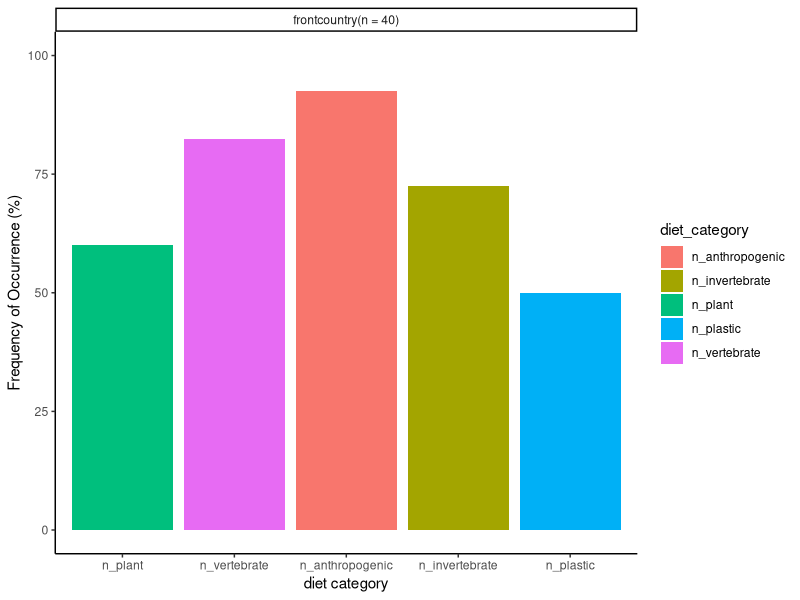
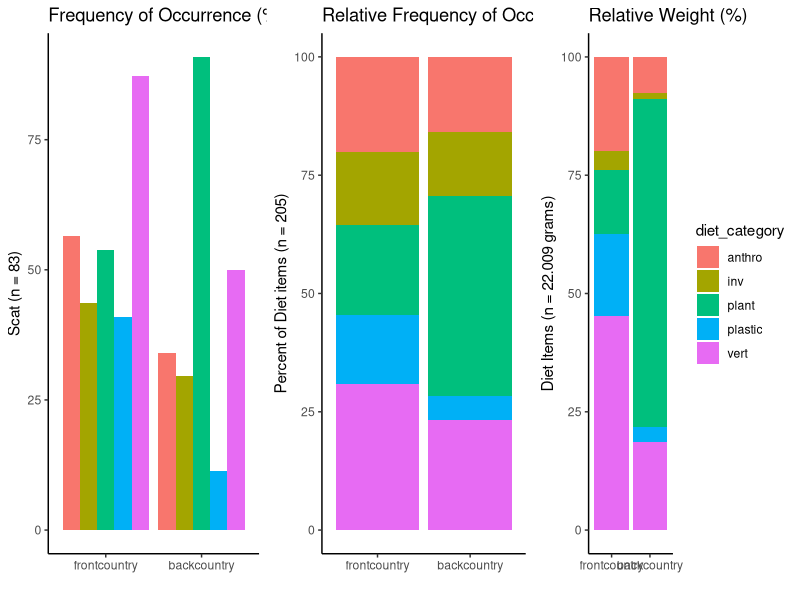

The R source for these figures, in order:
# create site metric tables and plot them as a stacked bar plot 

# set up libraries 
library(tidyverse)

# load data 
site <- read.csv("data/1_site_data.csv", strip.white = T)
scat <- read.csv("data/2_scat_data.csv", strip.white = T)
# remove scats not confirmed as ringtail 
scat <- scat %>% 
  dplyr::filter(ringtail_confirmed == "yes")
frags <- read.csv("data/3_fragment_data.csv", strip.white = T)

# merge scat and site data
scat <- left_join(scat, site, by = "site_id")
n_scat <- nrow(scat)

# construct Table 1.: full population frequency
F_frags <- frags %>% 
  group_by(fragment_type) %>% 
  summarise(`F` = n_distinct(segment_id),
            frags = n(),
            weight = sum(fragment_weight))
total_frags <- sum(F_frags$`F`)
total_weight <- sum(F_frags$weight)

# make into percentages 
F_frags$FO <- round(F_frags$`F`/83*100, 2)
F_frags$RFO <- round(F_frags$`F` / total_frags*100, 2)
F_frags$RW <- round(F_frags$weight /total_weight*100, 2)

# Ouptut Table 1 
print(F_frags[c(2,3,5,1,4), c(1,2,5:7)]) 

# calculate frequency of occurrence by site
site_F <- scat %>% 
  group_by(tourism_level) %>% 
  summarise(n_plastic = sum(plastic == 1), 
            n_anthropogenic = sum(anthropogenic == 1),
            n_invertebrate = sum(invertebrate == 1),
            n_vertebrate = sum(vertebrate == 1),
            n_plant = sum(plant == 1))

site_F_long <- site_F %>% 
  pivot_longer(
    cols = starts_with("n_"),
    names_to = "diet_category",
    values_to = "frequency",
    values_drop_na = TRUE
  )

site_F_long$site_type = ifelse(site_F_long$tourism_level == "backcountry", "backcountry (n = 43)","frontcountry(n = 40)")
site_F_long$FO <- ifelse(site_F_long$tourism_level == "backcountry", round(site_F_long$frequency/43*100,2),round(site_F_long$frequency/40*100,2))

site_by_diet_plot <- ggplot(site_F_long, aes(x = reorder(diet_category, -FO), y = FO, fill = diet_category)) + 
  geom_bar(stat="identity") + 
  facet_grid(~site_type) + 
  labs(x = "diet category", y = "Frequency of Occurrence (%)") + 
  scale_y_continuous(limits = c(0,100)) + 
  theme_classic() 
  # annotate("text", )
site_by_diet_plot 


## make a stacked bar plot of % relative frequency of occurrence by site
# merge frags and site data 
frags <- left_join(frags, site, by = "site_id")
n_frags <- nrow(frags)
frags$fragment_weight <- as.numeric(frags$fragment_weight)
sum_frags <- sum(frags$fragment_weight)

# make a site type table with frequency and sum weight 
site_F <- frags %>% 
  group_by(vehicle_access) %>% 
  summarise(scats = n_distinct(segment_id),
            frags = n(),
            weight = sum(fragment_weight),
            n_frag_plastic = length(fragment_type[fragment_type=="Plastic"]), 
            weight_plastic = sum(fragment_weight[fragment_type=="Plastic"]),
            n_frag_anthro = length(fragment_type[fragment_type=="Anthropogenic"]),
            weight_anthro = sum(fragment_weight[fragment_type=="Anthropogenic"]),
            n_frag_inv =  length(fragment_type[fragment_type=="Invertebrate"]),
            weight_inv = sum(fragment_weight[fragment_type=="Invertebrate"]),
            n_frag_vert =length(fragment_type[fragment_type=="Vertebrate"]),
            weight_vert = sum(fragment_weight[fragment_type=="Vertebrate"]),
            n_frag_plant = length(fragment_type[fragment_type=="Plant"]), 
            weight_plant = sum(fragment_weight[fragment_type=="Plant"]))

# make longer for stacked bar plot to calculate relative frequency 
site_FR <- site_F %>% 
  pivot_longer(
    cols = starts_with("n_"),
    names_to = "diet_category",
    values_to = "frequency",
    values_drop_na = TRUE
)
site_FR <- site_FR[,c(1,2,3,10,11)]
site_FR$diet_category <- str_sub(site_FR$diet_category, 8, -1)
site_FR$pct_frequency_occurrence <- round(site_FR$frequency/site_FR$scats*100, 2)
site_FR$pct_relative_frequency <- round(site_FR$frequency/site_FR$frags*100, 2)

# make longer for stacked bar plot to calculate % weight 
site_W <- site_F %>% 
  pivot_longer(
    cols = starts_with("weight_"),
    names_to = "diet_category",
    values_to = "frag_weight",
    values_drop_na = TRUE
  )
site_W <- site_W[,c(1,2,4,10,11)]
site_W$diet_category <- str_sub(site_W$diet_category, 8, -1)
site_W$pct_weight <- round(site_W$frag_weight/site_W$weight*100, 2)

# merge 
site_diet_metrics <- full_join(site_FR, site_W, by = c("vehicle_access", "scats", "diet_category"))
site_diet_metrics <-site_diet_metrics  %>% 
  pivot_longer(
    cols = frequency:pct_weight,
    names_to = "metric",
    values_to = "value",
    values_drop_na = TRUE
)
# retain only percentages 
site_diet_metrics <- site_diet_metrics %>% 
  dplyr::filter(metric %in% c("pct_frequency_occurrence", "pct_relative_frequency", "pct_weight"))

# plot a stacked bar plot

# facetted verion 
site_by_metric <- ggplot(site_diet_metrics , aes(x = vehicle_access, y = value, fill = diet_category)) + 
  geom_bar(position="stack", stat="identity") + 
  facet_grid(.~metric, scales = "free_y") +
  theme_classic() +
  scale_x_discrete(name ="", 
                   limits=c("yes", "no"), 
                   labels=c("frontcountry", "backcountry")) + 
  labs(y = "Proportion of scat segments (n = 83)")

# side by side version 
library(gridExtra)
site_by_pctFO <- ggplot(subset(site_diet_metrics, metric=="pct_frequency_occurrence"), aes(x = vehicle_access, y = value, fill = diet_category)) + 
  geom_bar(position="dodge", stat="identity") + 
  theme_classic() + 
  theme(legend.position="none") + 
  labs(title="Frequency of Occurrence (%)", y = "Scat (n = 83)") + 
  scale_x_discrete(name ="", limits=c("yes", "no"), 
                   labels=c("frontcountry", "backcountry")) 
site_by_pctFR <- ggplot(subset(site_diet_metrics,metric=="pct_relative_frequency"), aes(x = vehicle_access, y = value, fill = diet_category)) + 
   geom_bar(position="stack", stat="identity") + 
  theme_classic() + 
  theme(legend.position="none")  + 
  labs(title="Relative Frequency of Occurrence (%)", y = "Percent of Diet items (n = 205)") + 
  scale_x_discrete(name ="", limits=c("yes", "no"), 
                   labels=c("frontcountry", "backcountry")) 
site_by_pctW <- ggplot(subset(site_diet_metrics,metric=="pct_weight"), aes(x = vehicle_access, y = value, fill = diet_category)) + 
  geom_bar(position="stack", stat="identity") + 
  theme_classic()  + 
  labs(title="Relative Weight (%)", y = "Diet Items (n = 22.009 grams)") + 
  scale_x_discrete(name ="", limits=c("yes", "no"), 
                   labels=c("frontcountry", "backcountry")) 
# make the summary plot 
png(filename="figures/supp/FigureS2.png", width = 16, height = 6, units = 'in', res = 300)
grid.arrange(site_by_pctFO, site_by_pctFR, site_by_pctW, nrow = 1)
dev.off()
